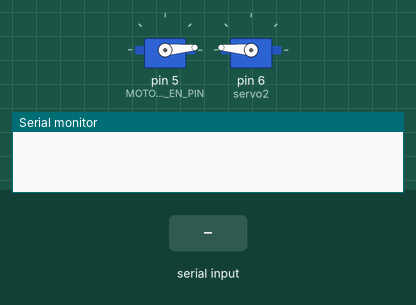
Simulated run of this sketch. Board: Arduino Uno, built with avr-gcc and run on an emulated ATmega328P. Shown: 2 × servo, the last lines printed to the serial monitor. The test bench sets the inputs (shaded band).

Above: at 1.2 s.
1.3 s: "6" received over the second serial link
At 1.75 s:
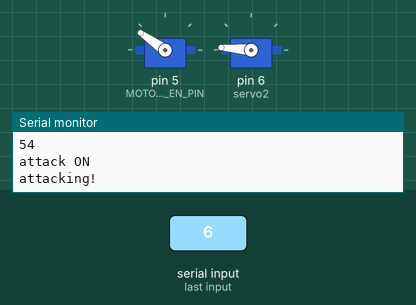
At 2.35 s:
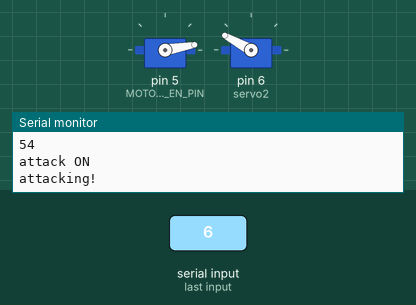
7.3 s: "0" received over the second serial link
At 7.48 s:
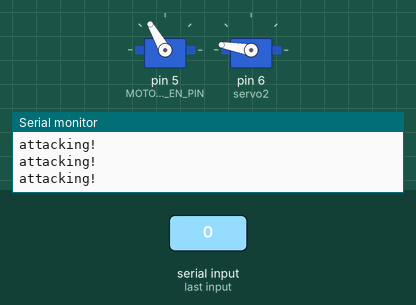
10.3 s: "2" received over the second serial link
Timing chart, 0 to 14.3 s (numbered marks = the images above; inputs shaded):
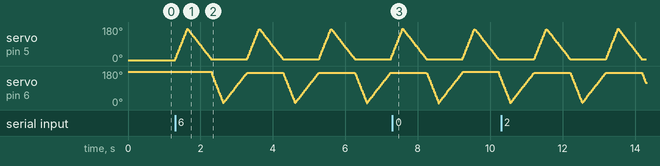

The sketch:

RCSmacker.ino
```cpp
/*
 * code for remote control cart with servos that move a
 * couple of swords or whatever you hook up.
 * Drive around and smack things
 * Using the Giumig Apps Arduino Bluetooth Controller app for
 * android with the controller mode.  It should work with
 * most any similar bluetooth conrtoller app
 *
 * TODO: add slow mode - need library??
 * TODO: learn to add diode to prevent "backwash"
 */

#include <SoftwareSerial.h>
#include <Servo.h>

//inputs-------------------
Servo servo1; //left
Servo servo2;//right
bool attackOn;
bool reverseOn;
bool slowOn;
int driveSpeed;
SoftwareSerial Bluetooth(10, 9); // RX, TX
int btData;

#define MOTOR_A_EN_PIN 5
#define MOTOR_B_EN_PIN 9
#define MOTOR_A_IN_1_PIN 7
#define MOTOR_A_IN_2_PIN 8
#define MOTOR_B_IN_1_PIN 12
#define MOTOR_B_IN_2_PIN 4
#define MOTOR_A_OFFSET 5
#define MOTOR_B_OFFSET 0

//actions------------------
void DoAttack(){
  //servo1
  Serial.println("attacking!");
      for(int i=10;i<=170; i++){
 servo1.write(i);
 delay(2);
}
   for(int i=170;i>=10;i--){
 servo1.write(i);
delay(4);
}

  //servo2
   for(int i=170;i>=10;i--){
 servo2.write(i);
 delay(2);
 }
   for(int i=10;i<=170; i++){
 servo2.write(i);
 delay(4);
 }
}

//Drive commands
void setSpeedMotorA(int speed) {
  if(speed > 10){
     if(reverseOn){
      digitalWrite(MOTOR_A_IN_1_PIN, HIGH);
  digitalWrite(MOTOR_A_IN_2_PIN, LOW);
  }
  else{
      digitalWrite(MOTOR_A_IN_1_PIN, LOW);
  digitalWrite(MOTOR_A_IN_2_PIN, HIGH);
  }
  // set speed out of possible range 0~255
  analogWrite(MOTOR_A_EN_PIN, speed + MOTOR_A_OFFSET);
  }
  else{
       digitalWrite(MOTOR_A_IN_1_PIN, LOW);
  digitalWrite(MOTOR_A_IN_2_PIN, LOW);

  }
}

void setSpeedMotorB(int speed) {
  if(speed >10){
    if(reverseOn){
        digitalWrite(MOTOR_B_IN_1_PIN, HIGH);
  digitalWrite(MOTOR_B_IN_2_PIN, LOW);
    }
    else{
        digitalWrite(MOTOR_B_IN_1_PIN, LOW);
  digitalWrite(MOTOR_B_IN_2_PIN, HIGH);
    }
      // set speed to 200 out of possible range 0~255
  analogWrite(MOTOR_B_EN_PIN, speed + MOTOR_B_OFFSET);
  }
  else{

  digitalWrite(MOTOR_B_IN_1_PIN, LOW);
  digitalWrite(MOTOR_B_IN_2_PIN, LOW);

  }
}

void GoForward(){
  Serial.println("fwd");
    reverseOn = false;
  setSpeedMotorA(driveSpeed);
  setSpeedMotorB(driveSpeed);

}

void GoBack(){
    Serial.println("back");
    //Reverse high and low pins for reverse
  reverseOn = true;
    setSpeedMotorA(driveSpeed);
  setSpeedMotorB(driveSpeed);
}

void GoLeft(){
    Serial.println("left");
      setSpeedMotorA(0);
  setSpeedMotorB(driveSpeed);
}

void GoRight(){
    Serial.println("right");
      setSpeedMotorA(driveSpeed);
  setSpeedMotorB(0);
}

void Stop(){
  Serial.println("stop");
  setSpeedMotorA(0);
  setSpeedMotorB(0);

 // digitalWrite(MOTOR_A_IN_1_PIN, LOW);
 // digitalWrite(MOTOR_A_IN_2_PIN, LOW);
 // digitalWrite(MOTOR_B_IN_1_PIN, LOW);
 // digitalWrite(MOTOR_B_IN_2_PIN, LOW);
}
/////////////////////////SETUP//////////////////////////

void setup() {
  servo1.attach(5);//left
  servo2.attach(6);  //right
  Bluetooth.begin(9600);
  Serial.begin(9600);
 attackOn = false;
 slowOn = false;
 driveSpeed = 240;//fast
}

void loop() {
  if(Bluetooth.available()){
    btData = Bluetooth.read();
    Serial.println(btData);

    switch(btData){
     case 49: //left 1
      GoLeft();
     break;
     case 50: //right 2
      GoRight();
     break;
     case 51: //forward 3
      GoForward();
     break;
     case 52: //back 4
      GoBack();
     break;
     case 53:  //stop 5 - square
      Stop();
     break;
     case 54: //attackOn 6 - triangle
      attackOn = true;
      Serial.println("attack ON");
     break;
     case 55: //attackOff 7 - "X"
      attackOn = false;
      Serial.println("attack OFF");
     break;
     case 56: //stop everything 8 - circle
      attackOn = false;
      Stop();
     break;
     case 57: //slow mode 9 - "select" button
      if(slowOn){
        slowOn = false;
        driveSpeed= 240;
        Serial.println("fast");
      }
      else{
        slowOn = true;
        driveSpeed = 60;
        Serial.println("slow");
      }
     break;
     default:
     Serial.println("wat?");
     servo1.write(5);
     servo2.write(175);
     Stop();
    }
  }
  else{
     //Serial.println("no command"); //for testing
  }

  if(attackOn){
    DoAttack();
  }
  else{
        servo1.write(5);
     servo2.write(175);
  }

}
```
